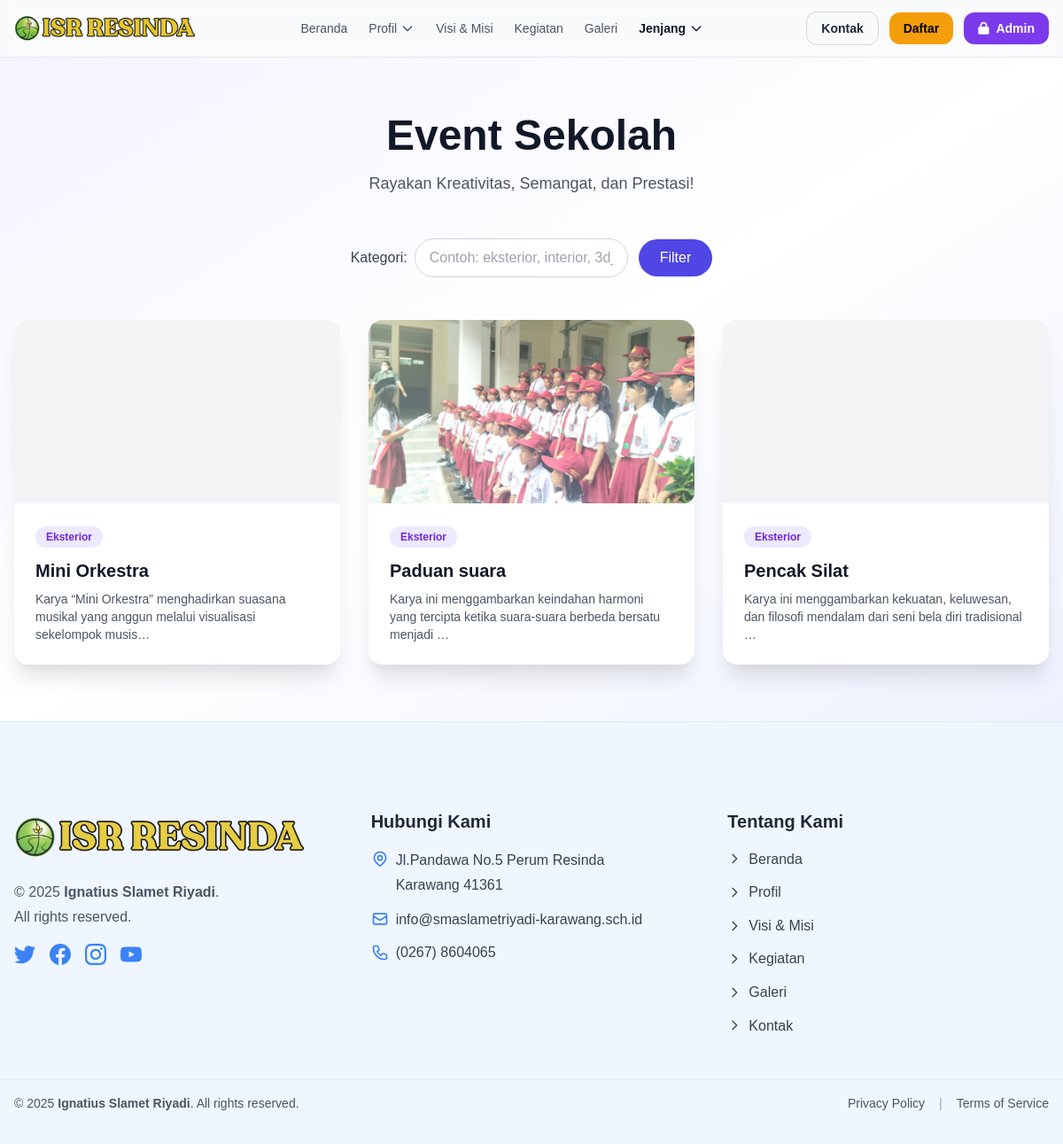
Before: /render-art.php with the older database file.
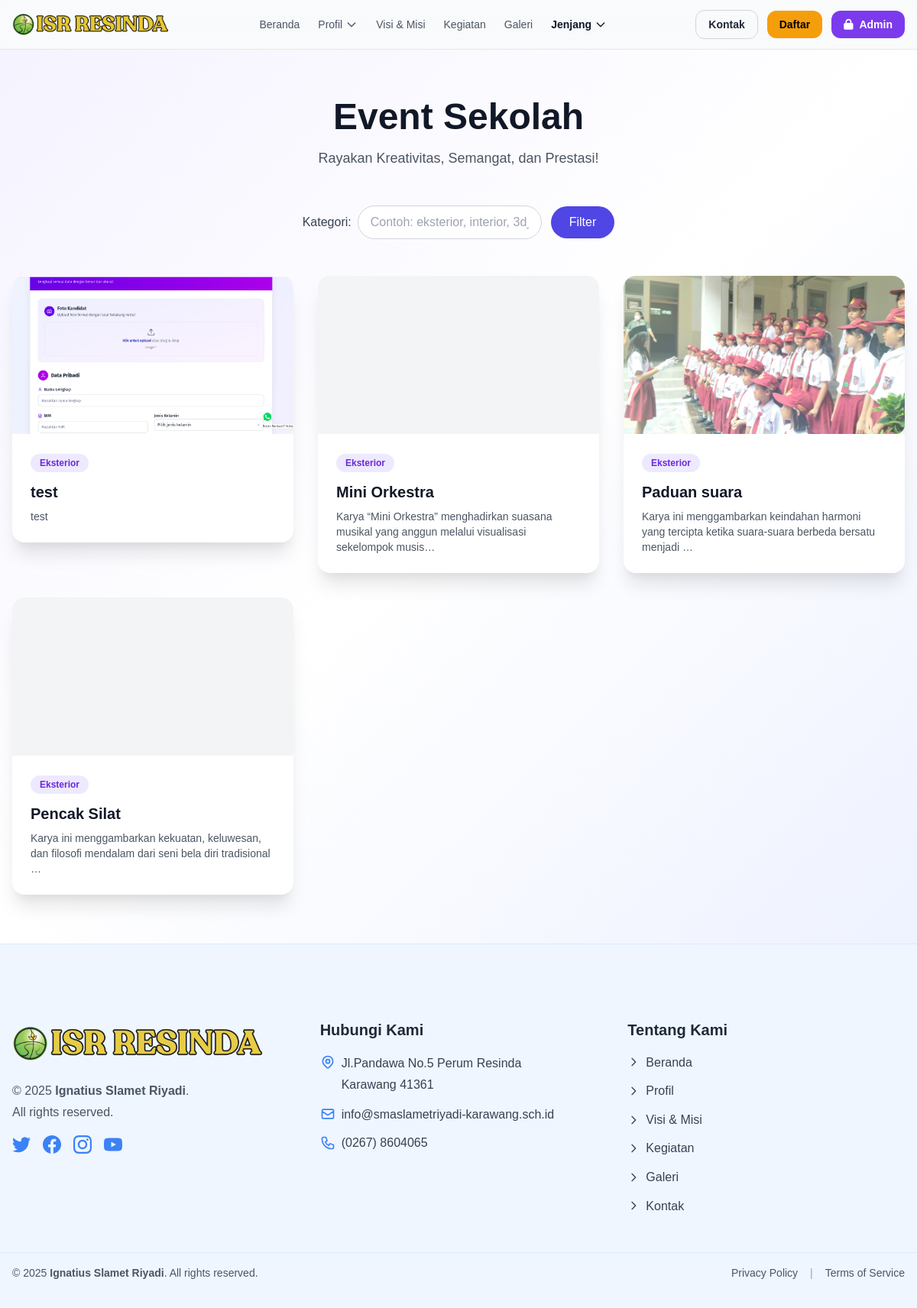
After: the same page with the newer database file.
### tables this page shows
CREATE TABLE `render_art` (
  `id` int(11) NOT NULL,
  `title` varchar(255) NOT NULL,
  `description` text DEFAULT NULL,
  `image_path` varchar(500) DEFAULT NULL,
  `category` enum('eksterior','interior','3d_modeling') NOT NULL DEFAULT 'eksterior',
  `status` enum('active','inactive') NOT NULL DEFAULT 'active',
  `created_by` int(11) DEFAULT NULL,
  `created_at` timestamp NULL DEFAULT current_timestamp(),
  `updated_at` timestamp NULL DEFAULT NULL ON UPDATE current_timestamp()
);

### includes/config.php (called while the page is built, shortened)
<?php
function url($path = '') {
  $path = ltrim((string)$path, '/');
  return BASE_URL . $path;
}

### render-art.php (the view, shortened to what this page needs)
<?php
require_once __DIR__ . '/includes/config.php';
include 'includes/header.php';
function h($s){ return htmlspecialchars((string)$s, ENT_QUOTES, 'UTF-8'); }
function getImageUrl($imagePath){
  return '/site/' . ltrim($imagePath, '/');
}
function excerpt($text, $len = 100){
  $text = (string)$text;
  $text = trim(preg_replace("/\s+/u", " ", $text));
  if (function_exists('mb_strimwidth')) {
    return mb_strimwidth($text, 0, $len, '…', 'UTF-8');
  }
  return strlen($text) > $len ? substr($text, 0, $len) . '…' : $text;
}
$db = (new Database())->getConnection();
$filter = isset($_GET['cat']) ? trim($_GET['cat']) : '';
$sql    = "SELECT * FROM render_art WHERE status = 'active'";
$params = [];
$sql .= " ORDER BY created_at DESC, id DESC";
$stmt = $db->prepare($sql);
$stmt->execute($params);
$render_items = $stmt->fetchAll(PDO::FETCH_ASSOC);
$seen = [];
$render_items = array_values(array_filter($render_items, function($row) use (&$seen){
  $id = (int)($row['id'] ?? 0);
  if (!$id) return false;
  if (isset($seen[$id])) return false;
  $seen[$id] = true;
  return true;
}));
$colorMap = [
  'eksterior'   => ['text' => 'text-purple-700', 'bg' => 'bg-purple-100', 'label' => 'Eksterior'],
  'interior'    => ['text' => 'text-indigo-700', 'bg' => 'bg-indigo-100', 'label' => 'Interior'],
  '3d_modeling' => ['text' => 'text-blue-700',   'bg' => 'bg-blue-100',   'label' => '3D Modeling'],
];
?>
<section class="py-16 bg-gradient-to-br from-purple-50 via-white to-indigo-50">
  <div class="max-w-7xl mx-auto px-4">
    <div class="text-center mb-12">
      <h1 class="text-4xl md:text-5xl font-bold text-gray-900 mb-4">Event Sekolah</h1>
      <p class="text-lg text-gray-600 max-w-3xl mx-auto">
       Rayakan Kreativitas, Semangat, dan Prestasi!
      </p>
    </div>
    <div class="flex flex-wrap justify-center items-center gap-3 mb-12">
      <form method="GET" action="<?= url('render-art.php') ?>" class="flex flex-wrap items-center gap-3">
        <div class="flex items-center gap-2">
          <label for="category-input" class="text-gray-700 font-medium">Kategori:</label>
          <input
            type="text"
            id="category-input"
            name="cat"
            value="<?= h($filter) ?>"
            placeholder="Contoh: eksterior, interior, 3d_modeling"
            class="px-4 py-2 border border-gray-300 rounded-full focus:outline-none focus:ring-2 focus:ring-indigo-500 focus:border-transparent min-w-[300px]">
        </div>
        <button
          type="submit"
          class="px-6 py-2 bg-indigo-600 text-white rounded-full hover:bg-indigo-700 transition font-medium">
          Filter
        </button>
      </form>
    </div>
    <div class="grid grid-cols-1 md:grid-cols-2 lg:grid-cols-3 gap-8">
      <?php if (empty($render_items)): ?>
        <div class="col-span-3 text-center text-gray-500 py-12">
          <div class="text-6xl mb-4">🎨</div>
          <p class="text-xl font-medium">
            <?php if (!empty($filter)): ?>
              Tidak ada karya dengan kategori "<?= h($filter) ?>".
            <?php else: ?>
              Belum ada karya render yang tersedia.
            <?php endif; ?>
          </p>
          <p class="text-sm mt-2">Silakan cek kembali nanti atau hubungi kami untuk informasi lebih lanjut.</p>
        </div>
      <?php else: ?>
        <?php foreach ($render_items as $item): ?>
          <?php
            $id      = (int)($item['id'] ?? 0);
            $title   = $item['title'] ?? '';
            $desc    = $item['description'] ?? '';
            $catKey  = strtolower($item['category'] ?? '');
            $cat     = $colorMap[$catKey] ?? ['text'=>'text-gray-700','bg'=>'bg-gray-100','label'=>ucwords(str_replace('_',' ', $catKey ?: 'Umum'))];
            $imageUrl= getImageUrl($item['image_path'] ?? '');
          ?>
          <a href="<?= url('render-art-detail.php?id=' . rawurlencode($id)) ?>" class="block group">
            <div class="bg-white rounded-2xl shadow-xl overflow-hidden transition-all duration-300 group-hover:-translate-y-1 group-hover:shadow-2xl">
              <div class="relative w-full overflow-hidden bg-gray-100" style="aspect-ratio:16/9">
                <?php if (!empty($imageUrl)): ?>
                  <img
                    src="<?= h($imageUrl) ?>"
                    alt="<?= h($title) ?>"
                    class="absolute inset-0 w-full h-full object-cover transition-transform duration-500 group-hover:scale-105"
                    loading="lazy"
                    onerror="this.onerror=null; this.style.display='none';">
                <?php endif; ?>
              </div>
              <div class="p-6">
                <div class="mb-3">
                  <span class="inline-block px-3 py-1 rounded-full text-xs font-semibold <?= h($cat['text']) ?> <?= h($cat['bg']) ?>">
                    <?= h($cat['label']) ?>
                  </span>
                </div>
                <h3 class="text-xl font-bold text-gray-900 mb-2">
                  <?= h($title) ?>
                </h3>
                <?php if ($desc !== ''): ?>
                  <p class="text-gray-600 text-sm">
                    <?= h(excerpt($desc, 100)) ?>
                  </p>
                <?php endif; ?>
              </div>
            </div>
          </a>
        <?php endforeach; ?>
      <?php endif; ?>
    </div>
  </div>
</section>
<?php
include 'includes/footer.php';
?>

### includes/header.php (shortened to what this page needs)
<?php
$base_url = BASE_URL;
?>
<!doctype html>
<html lang="id">
<head>
  <link href="https://cdn.jsdelivr.net/npm/tailwindcss@2.2.19/dist/tailwind.min.css" rel="stylesheet">
  <link rel="stylesheet" href="https://cdnjs.cloudflare.com/ajax/libs/font-awesome/6.0.0/css/all.min.css">
  <link rel="stylesheet" href="<?php echo $base_url; ?>assets/css/style.css" />
</head>
<body class="bg-gray-50 text-gray-800 antialiased">
  <nav class="sticky top-0 z-50 bg-white/90 backdrop-filter backdrop-blur border-b border-gray-200">
    <div class="max-w-7xl mx-auto px-4">
      <div class="flex items-center justify-between h-16">
        <a href="<?= url('index.php') ?>" class="flex items-center">
          <img src="<?php echo $base_url; ?>assets/img/logo.png" alt="ISR" class="h-10 w-auto object-contain">
        </a>
        <div class="hidden md:flex items-center gap-6">
          <a class="text-sm font-medium text-gray-600 hover:text-gray-900" href="<?= url('index.php') ?>">Beranda</a>
          <div class="relative dropdown">
            <button class="text-sm font-medium text-gray-600 hover:text-gray-900 inline-flex items-center gap-1">
              Profil
              <svg class="w-4 h-4" fill="none" stroke="currentColor" viewBox="0 0 24 24">
                <path stroke-linecap="round" stroke-linejoin="round" stroke-width="2" d="M19 9l-7 7-7-7"></path>
              </svg>
            </button>
          </div>
          <a class="text-sm font-medium text-gray-600 hover:text-gray-900" href="<?= url('visi-misi.php') ?>">Visi &amp; Misi</a>
          <a class="text-sm font-medium text-gray-600 hover:text-gray-900" href="<?= url('kegiatan.php') ?>">Kegiatan</a>
          <a class="text-sm font-medium text-gray-600 hover:text-gray-900" href="<?= url('galery.php') ?>">Galeri</a>
          <div class="relative dropdown">
            <button class="text-sm font-semibold text-gray-900 hover:text-gray-700 inline-flex items-center gap-1">
              Jenjang
              <svg class="w-4 h-4" fill="none" stroke="currentColor" viewBox="0 0 24 24">
                <path stroke-linecap="round" stroke-linejoin="round" stroke-width="2" d="M19 9l-7 7-7-7"></path>
              </svg>
            </button>
          </div>
        </div>
        <div class="hidden md:flex items-center gap-3">
          <a class="inline-flex items-center px-4 py-2 rounded-xl text-sm font-semibold border border-gray-300 hover:border-gray-900" href="<?php echo $base_url; ?>kontak.php">Kontak</a>
          <a class="inline-flex items-center px-4 py-2 rounded-xl text-sm font-semibold bg-yellow-500 text-black hover:opacity-90" href="<?php echo $base_url; ?>kontak.php#daftar">Daftar</a>
          <a class="inline-flex items-center px-4 py-2 rounded-xl text-sm font-semibold bg-purple-600 text-white hover:bg-purple-700" href="<?php echo $base_url; ?>admin/login.php">
            <i class="fas fa-lock mr-2"></i>Admin
          </a>
        </div>
      </div>
    </div>
  </nav>

### includes/footer.php (shortened to what this page needs)
<?php
$base_url = BASE_URL;
?>
  <footer class="footer-tight bg-blue-50 border-t border-blue-100">
    <div class="max-w-7xl mx-auto px-4 py-12">
      <div class="grid grid-cols-1 md:grid-cols-3 gap-10">
        <div>
          <div class="flex items-center gap-3 mb-4">
            <img src="<?php echo $base_url; ?>assets/img/logo.png" alt="ISR Resinda" class="h-16 w-auto object-contain opacity-90">
          </div>
          <p class="text-gray-600 leading-7">
            © 2025 <span class="font-semibold">Ignatius Slamet Riyadi</span>.<br>
            All rights reserved.
          </p>
          <div class="mt-4 flex items-center gap-4 text-blue-500">
            <a href="https://twitter.com" target="_blank" rel="noopener" class="hover:text-blue-700 transition" aria-label="Twitter">
            </a>
            <a href="https://facebook.com" target="_blank" rel="noopener" class="hover:text-blue-700 transition" aria-label="Facebook">
            </a>
            <a href="https://instagram.com" target="_blank" rel="noopener" class="hover:text-blue-700 transition" aria-label="Instagram">
            </a>
            <a href="https://youtube.com" target="_blank" rel="noopener" class="hover:text-blue-700 transition" aria-label="YouTube">
            </a>
          </div>
        </div>
        <div>
          <h3 class="text-xl font-semibold text-gray-800 mb-4">Hubungi Kami</h3>
          <div class="space-y-3 text-gray-700">
            <div class="flex items-start gap-2">
              <p class="leading-7">
                Jl.Pandawa No.5 Perum Resinda<br>Karawang 41361
              </p>
            </div>
            <div class="flex items-center gap-2">
              <svg class="w-5 h-5 text-blue-500 flex-shrink-0" fill="none" stroke="currentColor" viewBox="0 0 24 24">
                <path stroke-linecap="round" stroke-linejoin="round" stroke-width="2" d="M3 8l7.89 5.26a2 2 0 002.22 0L21 8M5 19h14a2 2 0 002-2V7a2 2 0 00-2-2H5a2 2 0 00-2 2v10a2 2 0 002 2z"></path>
              </svg>
              <a href="mailto:info@smaslametriyadi-karawang.sch.id" class="text-orange-500 hover:text-orange-600 font-medium transition">
                info@smaslametriyadi-karawang.sch.id
              </a>
            </div>
            <div class="flex items-center gap-2">
              <span class="text-gray-700 font-medium">(0267) 8604065</span>
            </div>
          </div>
        </div>
        <div>
          <h3 class="text-xl font-semibold text-gray-800 mb-4">Tentang Kami</h3>
          <ul class="space-y-3 text-gray-700">
            <li><a href="<?php echo $base_url; ?>index.php" class="hover:text-gray-900 transition flex items-center gap-2">
              <svg class="w-4 h-4 text-orange-500" fill="none" stroke="currentColor" viewBox="0 0 24 24">
                <path stroke-linecap="round" stroke-linejoin="round" stroke-width="2" d="M9 5l7 7-7 7"></path>
              </svg> Beranda</a>
            </li>
            <li><a href="<?php echo $base_url; ?>profil.php" class="hover:text-gray-900 transition flex items-center gap-2">
              <svg class="w-4 h-4 text-orange-500" fill="none" stroke="currentColor" viewBox="0 0 24 24">
                <path stroke-linecap="round" stroke-linejoin="round" stroke-width="2" d="M9 5l7 7-7 7"></path>
              </svg> Profil</a>
            </li>
            <li><a href="<?php echo $base_url; ?>visi-misi.php" class="hover:text-gray-900 transition flex items-center gap-2">
              <svg class="w-4 h-4 text-orange-500" fill="none" stroke="currentColor" viewBox="0 0 24 24">
                <path stroke-linecap="round" stroke-linejoin="round" stroke-width="2" d="M9 5l7 7-7 7"></path>
              </svg> Visi &amp; Misi</a>
            </li>
            <li><a href="<?php echo $base_url; ?>kegiatan.php" class="hover:text-gray-900 transition flex items-center gap-2">
              <svg class="w-4 h-4 text-orange-500" fill="none" stroke="currentColor" viewBox="0 0 24 24">
                <path stroke-linecap="round" stroke-linejoin="round" stroke-width="2" d="M9 5l7 7-7 7"></path>
              </svg> Kegiatan</a>
            </li>
            <li><a href="<?php echo $base_url; ?>galery.php" class="hover:text-gray-900 transition flex items-center gap-2">
              <svg class="w-4 h-4 text-orange-500" fill="none" stroke="currentColor" viewBox="0 0 24 24">
                <path stroke-linecap="round" stroke-linejoin="round" stroke-width="2" d="M9 5l7 7-7 7"></path>
              </svg> Galeri</a>
            </li>
            <li><a href="<?php echo $base_url; ?>kontak.php" class="hover:text-gray-900 transition flex items-center gap-2">
              <svg class="w-4 h-4 text-orange-500" fill="none" stroke="currentColor" viewBox="0 0 24 24">
                <path stroke-linecap="round" stroke-linejoin="round" stroke-width="2" d="M9 5l7 7-7 7"></path>
              </svg> Kontak</a>
            </li>
          </ul>
        </div>
      </div>
    </div>
    <div class="border-t border-blue-100">
      <div class="max-w-7xl mx-auto px-4 py-4">
        <div class="flex flex-col md:flex-row justify-between items-center gap-4 text-sm text-gray-600">
          <p>© 2025 <span class="font-semibold">Ignatius Slamet Riyadi</span>. All rights reserved.</p>
          <div class="flex items-center gap-4">
            <a href="<?php echo $base_url; ?>privacy.php" class="hover:text-gray-900 transition">Privacy Policy</a>
            <span class="text-gray-400">|</span>
            <a href="<?php echo $base_url; ?>terms.php" class="hover:text-gray-900 transition">Terms of Service</a>
          </div>
        </div>
      </div>
    </div>
  </footer>
</body>
</html>

### assets/css/style.css (style rules this page uses)
* { margin: 0; padding: 0; box-sizing: border-box; font-family: 'Arial', sans-serif; }
body { background-color: #f5f5f5; color: #333; line-height: 1.6; }
footer { background-color: #004d40; color: white; padding: 50px 0 20px; }
img { max-width:100%;height:auto;border-radius:0.75rem }

### includes/header.php (style rules this page uses)
body { font-family:'Inter',system-ui,-apple-system,'Segoe UI',Roboto,Helvetica,Arial }

Changed rows visible on the page:
added render_art: image_path+title (picture), category "Eksterior", title "test", description "test"
